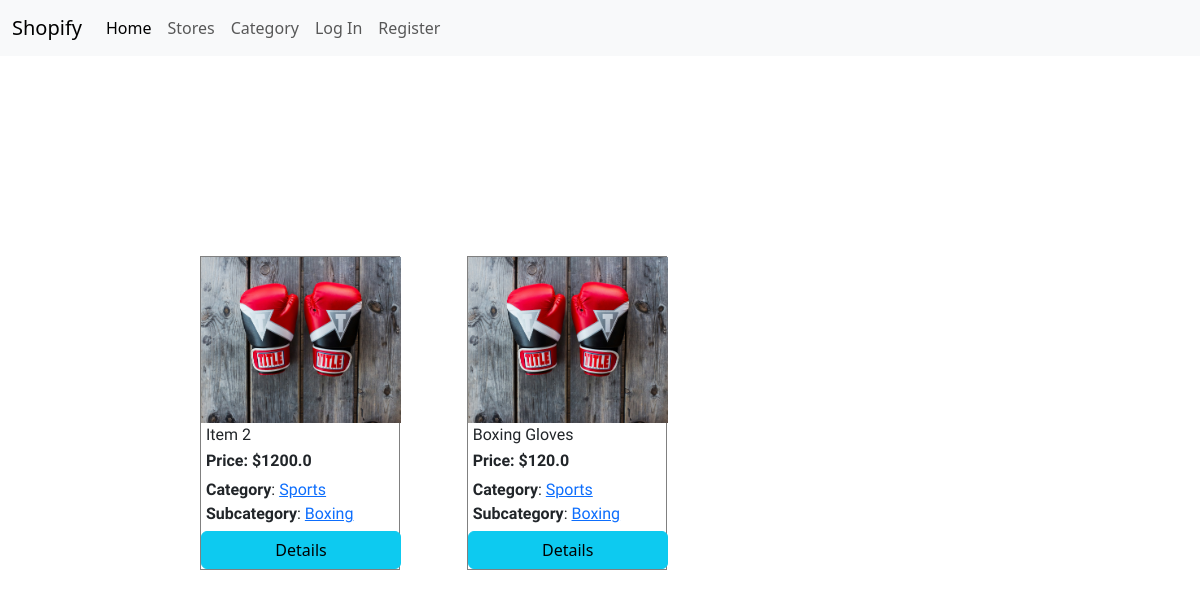
Before: / with the older database file.
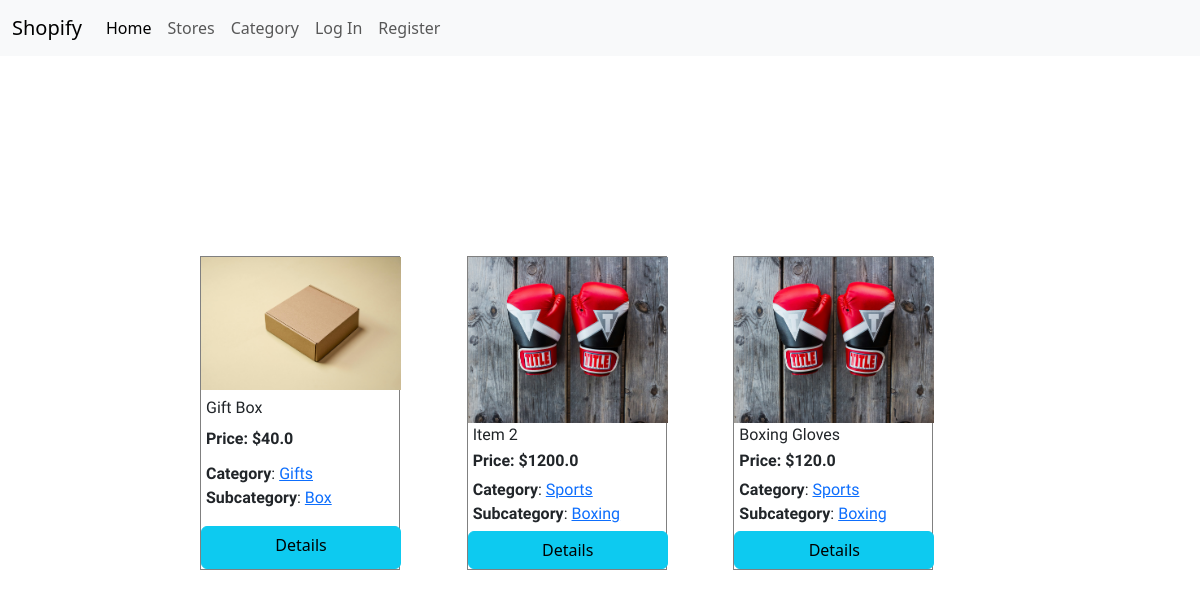
After: the same page with the newer database file.
### base/models.py (models this page shows, shortened)
class Products(models.Model):
    image = models.ImageField(upload_to='product_images')
    name = models.CharField(max_length=299)
    price = models.FloatField(default=0)
    category = models.ForeignKey(Category, on_delete=models.PROTECT)
    subcategory = models.ForeignKey(SubCategory, on_delete=models.PROTECT)
    store = models.ForeignKey(Store, on_delete=models.PROTECT, null=True)
    date_created = models.DateTimeField(default=timezone.now)

class Category(models.Model):
    name = models.CharField(max_length=299)
    def __str__(self):
        return self.name

class SubCategory(models.Model):
    category_name = models.ForeignKey(Category, on_delete=models.PROTECT)
    subcategory_name = models.CharField(max_length=299)
    def __str__(self):
        return f"{self.subcategory_name}"

### base/views.py (the view)
# urls.py: path('', ProductListView.as_view(), name='product-list'),
class ProductListView(ListView):
    model = Products
    paginate_by = 5
    ordering = ['-id']
    context_object_name = 'products'

### templates/base/products_list.html (shortened to what this page needs)
{% extends "base/base.html" %}
{% load static %}
{% block content %}
<div class="product-main">
    <div class="product-grid">
    {% for product in products %}
            <div class="product-body">
                <img width="100px" src="{{ product.image.url }}" class="product-image">
                <div class="product-name">
                    {{ product.name}}
                </div>
                <div class="product-price">
                    Price: ${{ product.price }}
                </div>
                <p class="product-cat">
                <strong>Category</strong>: <a href="{% url 'category' product.category.id %}">{{ product.category }}</a>
                <strong>Subcategory</strong>: <a href="{% url 'subcategory' product.subcategory.id %}">{{ product.subcategory}}</a>
                </p>
                <div class="product-store">
                </div>
                <a class="btn btn-info" href="{% url 'product-detail' product.id %}">Details</a>
            </div>
    {% endfor %}
    </div>
</div>
{% endblock content %}

### templates/base/base.html (shortened to what this page needs)
{% load static %}
<!doctype html>
<html lang="en">
    <head>
        <link
            href="https://cdn.jsdelivr.net/npm/bootstrap@5.3.2/dist/css/bootstrap.min.css"
            rel="stylesheet"
        />
        <link rel="stylesheet" href="{% static 'css/main.css' %}">
    </head>
    <body>
        <header>
            <nav class="navbar navbar-expand-lg bg-light">
                <div class="container-fluid">
                  <a class="navbar-brand" href="{% url 'product-list' %}">Shopify</a>
                  <div class="collapse navbar-collapse" id="navbarNavDropdown">
                    <ul class="navbar-nav">
                      <li class="nav-item">
                        <a class="nav-link active" aria-current="page" href="{% url 'product-list' %}">Home</a>
                      </li>
                      <li class="nav-item">
                        <a class="nav-link" href="{% url 'store-list' %}">Stores</a>
                      </li>
                      <li class="nav-item">
                        <a class="nav-link" href="{% url 'categories' %}">Category</a>
                      </li>
                      {% if user.is_authenticated %}
                      <li class="nav-item">
                        <a class="nav-link" href="{% url 'cart' %}">Cart</a>
                      </li>
                      <li class="nav-item dropdown">
                        <a class="nav-link dropdown-toggle" href="#" role="button" data-bs-toggle="dropdown" aria-expanded="false">
                          My Profile
                        </a>
                        <ul class="dropdown-menu">
                          <li><a class="dropdown-item" href="#">Action</a></li>
                          <li><a class="dropdown-item" href="{% url 'user-settings' user.id %}">User Settings</a></li>
                        </ul>
                      </li>
                      <li class="nav-item">
                        <a class="nav-link" href="{% url 'logout' %}">Log Out</a>
                      </li>
                      {% else %}
                      <li class="nav-item">
                        <a class="nav-link" href="{% url 'login' %}">Log In</a>
                      </li>
                      <li class="nav-item">
                        <a class="nav-link" href="{% url 'register' %}">Register</a>
                      </li>
                      {% endif %}
                    </ul>
                  </div>
                </div>
              </nav>
        </header>
        <main>
            {% block content %}
            {% endblock content %}
        </main>
    </body>
</html>

### static/css/main.css (style rules this page uses)
.product-grid { display: grid; grid-template-columns: 1fr 1fr 1fr; grid-row: 5px; }
.product-body { border: 1px solid gray; width: 200px; display: grid; grid-template-columns: 1fr; cursor: pointer; }
.product-image { width: 200px; }
.product-main { margin: 200px; }
.product-name { font-family: "Roboto Condensed", serif; padding-left: 5px; }
.product-cat { font-family: "Roboto Condensed", serif; padding-left: 5px; margin: 0px; margin-top: 5px; margin-bottom: 5px; }
.product-price { margin-top: 2px; font-family: "Roboto Condensed", serif; padding-left: 5px; font-weight: bold; }
.product-store { font-family: "Roboto Condensed", serif; padding-left: 5px; }

Changed rows visible on the page:
added Products: image (picture), name "Gift Box", price "40.0", category "Gifts", subcategory "Box"
